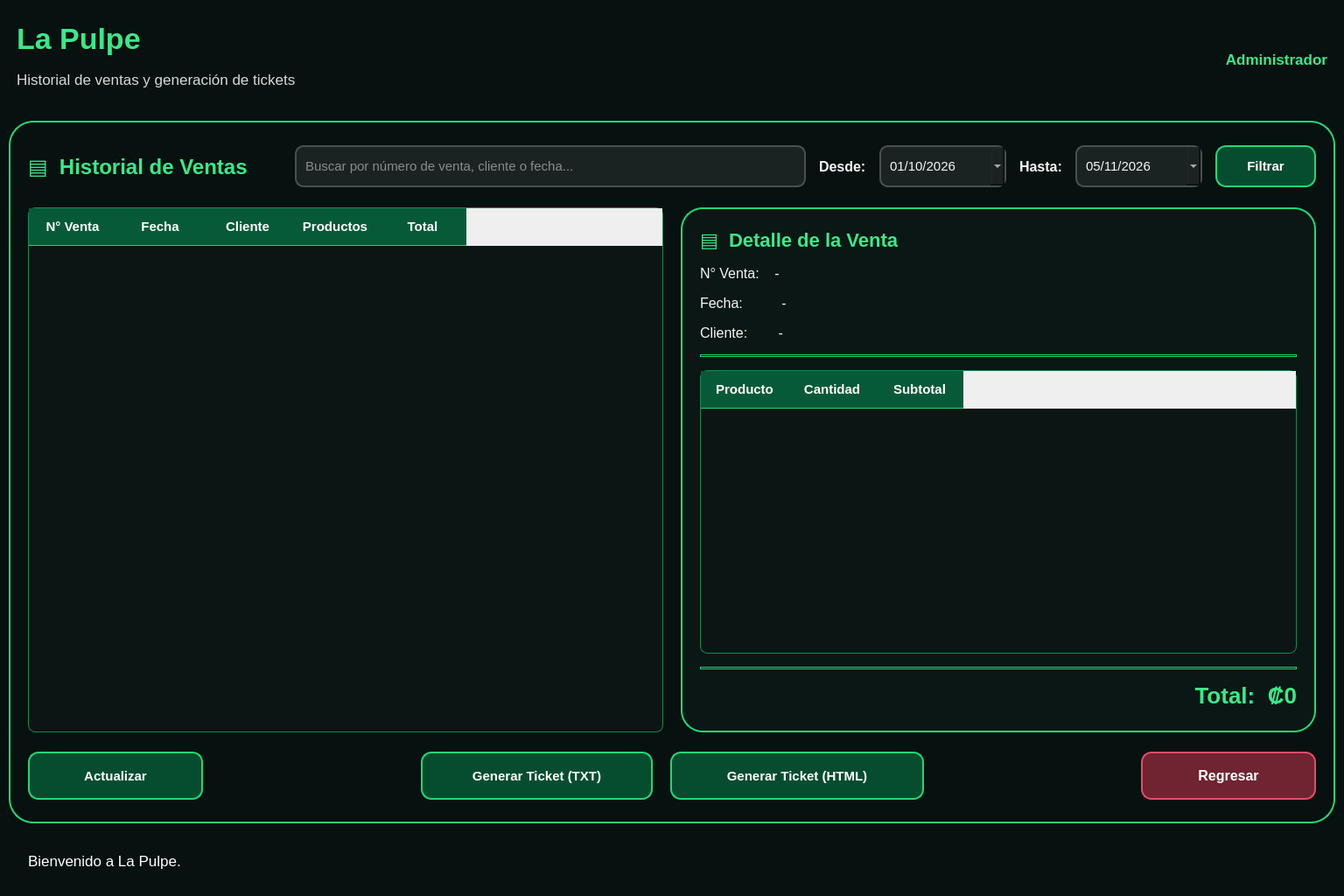
<?xml version="1.0" encoding="UTF-8"?>
<ui version="4.0">
	<class>VentanaHistorial</class>
	<widget class="QWidget" name="VentanaHistorial">
		<property name="geometry">
			<rect>
				<x>0</x>
				<y>0</y>
				<width>1536</width>
				<height>1024</height>
			</rect>
		</property>
		<property name="minimumSize">
			<size>
				<width>1150</width>
				<height>750</height>
			</size>
		</property>
		<property name="windowTitle">
			<string>La Pulpe - Historial y Tickets</string>
		</property>
		<property name="styleSheet">
			<string notr="true">
				QWidget#VentanaHistorial {
				background-color: #07110F;
				color: #F4F7F5;
				}

				QLabel {
				color: #F4F7F5;
				background: transparent;
				border: none;
				}

				QLineEdit, QDateEdit {
				background-color: #1B2222;
				color: #F4F7F5;
				border: 2px solid #485050;
				border-radius: 10px;
				padding: 8px;
				font-size: 15px;
				}

				QLineEdit:focus, QDateEdit:focus {
				border: 2px solid #20D875;
				}

				QPushButton {
				background-color: #064D30;
				color: white;
				border: 2px solid #20D875;
				border-radius: 12px;
				padding: 8px;
				font-size: 15px;
				font-weight: bold;
				}

				QPushButton:hover {
				background-color: #087A49;
				}

				QPushButton:pressed {
				background-color: #043D28;
				}

				QTableWidget {
				background-color: #0B1513;
				alternate-background-color: #14201D;
				color: white;
				gridline-color: #233E33;
				border: 1px solid #138A52;
				border-radius: 8px;
				font-size: 15px;
				selection-background-color: #087D4B;
				selection-color: white;
				}

				QTableWidget::item {
				padding: 8px;
				}

				QHeaderView::section {
				background-color: #075A38;
				color: white;
				border: none;
				border-bottom: 1px solid #20D875;
				padding: 10px;
				font-size: 15px;
				font-weight: bold;
				}

				QTableCornerButton::section {
				background-color: #075A38;
				border: none;
				}

				QScrollBar:vertical {
				background: #0B1513;
				width: 12px;
				}

				QScrollBar::handle:vertical {
				background: #176A46;
				border-radius: 5px;
				min-height: 25px;
				}
			</string>
		</property>

		<layout class="QVBoxLayout" name="layoutPrincipal">
			<property name="leftMargin">
				<number>10</number>
			</property>
			<property name="topMargin">
				<number>15</number>
			</property>
			<property name="rightMargin">
				<number>10</number>
			</property>
			<property name="bottomMargin">
				<number>15</number>
			</property>
			<property name="spacing">
				<number>18</number>
			</property>

			<item>
				<widget class="QFrame" name="frameEncabezado">
					<property name="minimumSize">
						<size>
							<width>0</width>
							<height>105</height>
						</size>
					</property>
					<property name="styleSheet">
						<string notr="true">
							QFrame#frameEncabezado {
							background-color: #07110F;
							border: none;
							}
						</string>
					</property>
					<layout class="QHBoxLayout" name="layoutEncabezado">
						<item>
							<layout class="QVBoxLayout" name="layoutMarca">
								<item>
									<widget class="QLabel" name="lblMarca">
										<property name="styleSheet">
											<string notr="true">color: #39E989; font-size: 34px; font-weight: bold;</string>
										</property>
										<property name="text">
											<string>La Pulpe</string>
										</property>
									</widget>
								</item>
								<item>
									<widget class="QLabel" name="lblSubtitulo">
										<property name="styleSheet">
											<string notr="true">color: #D3DBD7; font-size: 17px;</string>
										</property>
										<property name="text">
											<string>Historial de ventas y generación de tickets</string>
										</property>
									</widget>
								</item>
							</layout>
						</item>
						<item>
							<widget class="QLabel" name="lblUsuario">
								<property name="styleSheet">
									<string notr="true">color: #39E989; font-size: 17px; font-weight: bold;</string>
								</property>
								<property name="text">
									<string>Administrador</string>
								</property>
								<property name="alignment">
									<set>Qt::AlignRight|Qt::AlignVCenter</set>
								</property>
							</widget>
						</item>
					</layout>
				</widget>
			</item>

			<item>
				<widget class="QFrame" name="frameContenido">
					<property name="styleSheet">
						<string notr="true">
							QFrame#frameContenido {
							background-color: #07110F;
							border: 2px solid #20D875;
							border-radius: 28px;
							}
						</string>
					</property>
					<layout class="QVBoxLayout" name="layoutContenido">
						<property name="leftMargin">
							<number>20</number>
						</property>
						<property name="topMargin">
							<number>25</number>
						</property>
						<property name="rightMargin">
							<number>20</number>
						</property>
						<property name="bottomMargin">
							<number>25</number>
						</property>
						<property name="spacing">
							<number>22</number>
						</property>

						<item>
							<layout class="QHBoxLayout" name="layoutFiltros">
								<property name="spacing">
									<number>15</number>
								</property>
								<item>
									<widget class="QLabel" name="lblTitulo">
										<property name="minimumSize">
											<size>
												<width>290</width>
												<height>50</height>
											</size>
										</property>
										<property name="styleSheet">
											<string notr="true">color: #39E989; font-size: 24px; font-weight: bold;</string>
										</property>
										<property name="text">
											<string>▤  Historial de Ventas</string>
										</property>
									</widget>
								</item>

								<item>
									<widget class="QLineEdit" name="txtBuscarVenta">
										<property name="minimumSize">
											<size>
												<width>250</width>
												<height>48</height>
											</size>
										</property>
										<property name="placeholderText">
											<string>Buscar por número de venta, cliente o fecha...</string>
										</property>
									</widget>
								</item>

								<item>
									<widget class="QLabel" name="lblDesde">
										<property name="text">
											<string>Desde:</string>
										</property>
										<property name="styleSheet">
											<string notr="true">font-size: 16px; font-weight: bold;</string>
										</property>
									</widget>
								</item>

								<item>
									<widget class="QDateEdit" name="fechaDesde">
										<property name="minimumSize">
											<size>
												<width>145</width>
												<height>48</height>
											</size>
										</property>
										<property name="displayFormat">
											<string>dd/MM/yyyy</string>
										</property>
										<property name="calendarPopup">
											<bool>true</bool>
										</property>
										<property name="date">
											<date>
												<year>2026</year>
												<month>10</month>
												<day>1</day>
											</date>
										</property>
									</widget>
								</item>

								<item>
									<widget class="QLabel" name="lblHasta">
										<property name="text">
											<string>Hasta:</string>
										</property>
										<property name="styleSheet">
											<string notr="true">font-size: 16px; font-weight: bold;</string>
										</property>
									</widget>
								</item>

								<item>
									<widget class="QDateEdit" name="fechaHasta">
										<property name="minimumSize">
											<size>
												<width>145</width>
												<height>48</height>
											</size>
										</property>
										<property name="displayFormat">
											<string>dd/MM/yyyy</string>
										</property>
										<property name="calendarPopup">
											<bool>true</bool>
										</property>
										<property name="date">
											<date>
												<year>2026</year>
												<month>11</month>
												<day>5</day>
											</date>
										</property>
									</widget>
								</item>

								<item>
									<widget class="QPushButton" name="btnFiltrar">
										<property name="minimumSize">
											<size>
												<width>115</width>
												<height>48</height>
											</size>
										</property>
										<property name="text">
											<string>Filtrar</string>
										</property>
									</widget>
								</item>
							</layout>
						</item>

						<item>
							<layout class="QHBoxLayout" name="layoutTablas">
								<property name="spacing">
									<number>20</number>
								</property>

								<item>
									<widget class="QTableWidget" name="tablaVentas">
										<property name="alternatingRowColors">
											<bool>true</bool>
										</property>
										<property name="editTriggers">
											<set>QAbstractItemView::NoEditTriggers</set>
										</property>
										<property name="selectionBehavior">
											<enum>QAbstractItemView::SelectRows</enum>
										</property>
										<property name="selectionMode">
											<enum>QAbstractItemView::SingleSelection</enum>
										</property>
										<property name="showGrid">
											<bool>false</bool>
										</property>
										<property name="rowCount">
											<number>0</number>
										</property>
										<property name="columnCount">
											<number>5</number>
										</property>
										<column>
											<property name="text">
												<string>N° Venta</string>
											</property>
										</column>
										<column>
											<property name="text">
												<string>Fecha</string>
											</property>
										</column>
										<column>
											<property name="text">
												<string>Cliente</string>
											</property>
										</column>
										<column>
											<property name="text">
												<string>Productos</string>
											</property>
										</column>
										<column>
											<property name="text">
												<string>Total</string>
											</property>
										</column>
									</widget>
								</item>

								<item>
									<widget class="QFrame" name="frameDetalle">
										<property name="minimumSize">
											<size>
												<width>350</width>
												<height>400</height>
											</size>
										</property>
										<property name="styleSheet">
											<string notr="true">
												QFrame#frameDetalle {
												background-color: #0A1714;
												border: 2px solid #20D875;
												border-radius: 25px;
												}
											</string>
										</property>
										<layout class="QVBoxLayout" name="layoutDetalle">
											<property name="leftMargin">
												<number>20</number>
											</property>
											<property name="topMargin">
												<number>22</number>
											</property>
											<property name="rightMargin">
												<number>20</number>
											</property>
											<property name="bottomMargin">
												<number>25</number>
											</property>
											<property name="spacing">
												<number>15</number>
											</property>

											<item>
												<widget class="QLabel" name="lblDetalleVenta">
													<property name="styleSheet">
														<string notr="true">color: #39E989; font-size: 22px; font-weight: bold;</string>
													</property>
													<property name="text">
														<string>▤  Detalle de la Venta</string>
													</property>
												</widget>
											</item>

											<item>
												<widget class="QLabel" name="lblNumeroVenta">
													<property name="text">
														<string>N° Venta:    -</string>
													</property>
													<property name="styleSheet">
														<string notr="true">font-size: 16px;</string>
													</property>
												</widget>
											</item>

											<item>
												<widget class="QLabel" name="lblFechaVenta">
													<property name="text">
														<string>Fecha:          -</string>
													</property>
													<property name="styleSheet">
														<string notr="true">font-size: 16px;</string>
													</property>
												</widget>
											</item>

											<item>
												<widget class="QLabel" name="lblClienteVenta">
													<property name="text">
														<string>Cliente:        -</string>
													</property>
													<property name="styleSheet">
														<string notr="true">font-size: 16px;</string>
													</property>
												</widget>
											</item>

											<item>
												<widget class="QFrame" name="lineaDetalle">
													<property name="frameShape">
														<enum>QFrame::HLine</enum>
													</property>
													<property name="styleSheet">
														<string notr="true">color: #20D875; border: 1px solid #20D875;</string>
													</property>
												</widget>
											</item>

											<item>
												<widget class="QTableWidget" name="tablaDetalles">
													<property name="minimumSize">
														<size>
															<width>0</width>
															<height>200</height>
														</size>
													</property>
													<property name="editTriggers">
														<set>QAbstractItemView::NoEditTriggers</set>
													</property>
													<property name="showGrid">
														<bool>false</bool>
													</property>
													<property name="rowCount">
														<number>0</number>
													</property>
													<property name="columnCount">
														<number>3</number>
													</property>
													<column>
														<property name="text">
															<string>Producto</string>
														</property>
													</column>
													<column>
														<property name="text">
															<string>Cantidad</string>
														</property>
													</column>
													<column>
														<property name="text">
															<string>Subtotal</string>
														</property>
													</column>
												</widget>
											</item>

											<item>
												<widget class="QFrame" name="lineaTotal">
													<property name="frameShape">
														<enum>QFrame::HLine</enum>
													</property>
													<property name="styleSheet">
														<string notr="true">color: #20D875; border: 1px solid #20D875;</string>
													</property>
												</widget>
											</item>

											<item>
												<widget class="QLabel" name="lblTotalVenta">
													<property name="styleSheet">
														<string notr="true">color: #39E989; font-size: 26px; font-weight: bold;</string>
													</property>
													<property name="text">
														<string>Total:  ₡0</string>
													</property>
													<property name="alignment">
														<set>Qt::AlignRight|Qt::AlignVCenter</set>
													</property>
												</widget>
											</item>
										</layout>
									</widget>
								</item>
							</layout>
						</item>

						<item>
							<layout class="QHBoxLayout" name="layoutBotones">
								<property name="spacing">
									<number>20</number>
								</property>

								<item>
									<widget class="QPushButton" name="btnActualizar">
										<property name="minimumSize">
											<size>
												<width>200</width>
												<height>55</height>
											</size>
										</property>
										<property name="text">
											<string>Actualizar</string>
										</property>
									</widget>
								</item>

								<item>
									<spacer name="espacioBotones">
										<property name="orientation">
											<enum>Qt::Horizontal</enum>
										</property>
										<property name="sizeHint" stdset="0">
											<size>
												<width>60</width>
												<height>20</height>
											</size>
										</property>
									</spacer>
								</item>

								<item>
									<widget class="QPushButton" name="btnTicketTXT">
										<property name="minimumSize">
											<size>
												<width>265</width>
												<height>55</height>
											</size>
										</property>
										<property name="text">
											<string>Generar Ticket (TXT)</string>
										</property>
									</widget>
								</item>

								<item>
									<widget class="QPushButton" name="btnTicketHTML">
										<property name="minimumSize">
											<size>
												<width>290</width>
												<height>55</height>
											</size>
										</property>
										<property name="text">
											<string>Generar Ticket (HTML)</string>
										</property>
									</widget>
								</item>

								<item>
									<spacer name="espacioRegresar">
										<property name="orientation">
											<enum>Qt::Horizontal</enum>
										</property>
										<property name="sizeHint" stdset="0">
											<size>
												<width>40</width>
												<height>20</height>
											</size>
										</property>
									</spacer>
								</item>

								<item>
									<widget class="QPushButton" name="btnCerrar">
										<property name="minimumSize">
											<size>
												<width>200</width>
												<height>55</height>
											</size>
										</property>
										<property name="styleSheet">
											<string notr="true">
												QPushButton {
												background-color: #702330;
												color: white;
												border: 2px solid #E24D68;
												border-radius: 12px;
												font-size: 16px;
												font-weight: bold;
												}

												QPushButton:hover {
												background-color: #A13247;
												}

												QPushButton:pressed {
												background-color: #501824;
												}
											</string>
										</property>
										<property name="text">
											<string>Regresar</string>
										</property>
									</widget>
								</item>
							</layout>
						</item>

					</layout>
				</widget>
			</item>

			<item>
				<widget class="QLabel" name="lblEstado">
					<property name="minimumSize">
						<size>
							<width>0</width>
							<height>50</height>
						</size>
					</property>
					<property name="styleSheet">
						<string notr="true">color: white; font-size: 17px; padding-left: 18px;</string>
					</property>
					<property name="text">
						<string>Bienvenido a La Pulpe.</string>
					</property>
				</widget>
			</item>

		</layout>
	</widget>
	<resources/>
	<connections/>
</ui>
